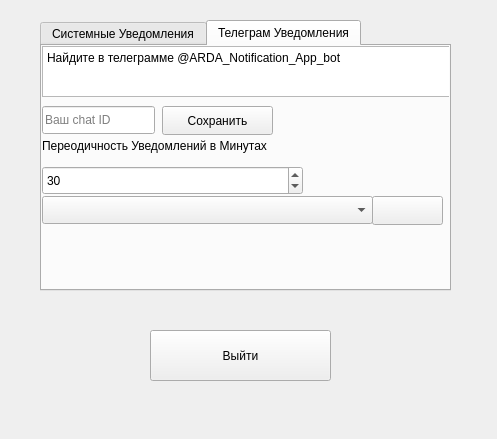
<?xml version="1.0" encoding="UTF-8"?>
<ui version="4.0">
 <class>NotificationManager</class>
 <widget class="QWidget" name="NotificationManager">
  <property name="geometry">
   <rect>
    <x>0</x>
    <y>0</y>
    <width>497</width>
    <height>439</height>
   </rect>
  </property>
  <property name="windowTitle">
   <string>Form</string>
  </property>
  <widget class="QPushButton" name="btnQuit">
   <property name="geometry">
    <rect>
     <x>150</x>
     <y>330</y>
     <width>181</width>
     <height>51</height>
    </rect>
   </property>
   <property name="text">
    <string>Выйти</string>
   </property>
  </widget>
  <widget class="QWidget" name="gridLayoutWidget">
   <property name="geometry">
    <rect>
     <x>40</x>
     <y>20</y>
     <width>411</width>
     <height>271</height>
    </rect>
   </property>
   <layout class="QGridLayout" name="gridLayout">
    <item row="0" column="1">
     <widget class="QTabWidget" name="tabWidget">
      <property name="currentIndex">
       <number>1</number>
      </property>
      <widget class="QWidget" name="tab">
       <attribute name="title">
        <string>Системные Уведомления</string>
       </attribute>
       <widget class="QCheckBox" name="checkBox">
        <property name="geometry">
         <rect>
          <x>0</x>
          <y>10</y>
          <width>301</width>
          <height>31</height>
         </rect>
        </property>
        <property name="text">
         <string>Включить системные уведомления</string>
        </property>
        <property name="checked">
         <bool>true</bool>
        </property>
        <property name="tristate">
         <bool>false</bool>
        </property>
       </widget>
       <widget class="QSpinBox" name="spinBoxSystemNotification">
        <property name="geometry">
         <rect>
          <x>0</x>
          <y>70</y>
          <width>181</width>
          <height>29</height>
         </rect>
        </property>
        <property name="value">
         <number>30</number>
        </property>
       </widget>
       <widget class="QLabel" name="label">
        <property name="geometry">
         <rect>
          <x>0</x>
          <y>40</y>
          <width>291</width>
          <height>20</height>
         </rect>
        </property>
        <property name="text">
         <string>Переодичность Уведомлений в Минутах</string>
        </property>
       </widget>
       <widget class="QPushButton" name="btnHelp">
        <property name="geometry">
         <rect>
          <x>0</x>
          <y>100</y>
          <width>181</width>
          <height>29</height>
         </rect>
        </property>
        <property name="text">
         <string>HELP</string>
        </property>
       </widget>
      </widget>
      <widget class="QWidget" name="tab_2">
       <attribute name="title">
        <string>Телеграм Уведомления</string>
       </attribute>
       <widget class="QLineEdit" name="lineEditTgChatID">
        <property name="geometry">
         <rect>
          <x>0</x>
          <y>60</y>
          <width>113</width>
          <height>28</height>
         </rect>
        </property>
        <property name="placeholderText">
         <string>Ваш chat ID</string>
        </property>
       </widget>
       <widget class="QPushButton" name="btnSaveChatID">
        <property name="geometry">
         <rect>
          <x>120</x>
          <y>60</y>
          <width>111</width>
          <height>29</height>
         </rect>
        </property>
        <property name="text">
         <string>Сохранить</string>
        </property>
       </widget>
       <widget class="QLabel" name="label_3">
        <property name="geometry">
         <rect>
          <x>0</x>
          <y>90</y>
          <width>301</width>
          <height>20</height>
         </rect>
        </property>
        <property name="text">
         <string>Переодичность Уведомлений в Минутах</string>
        </property>
       </widget>
       <widget class="QSpinBox" name="spinBoxTelegramNotification">
        <property name="geometry">
         <rect>
          <x>0</x>
          <y>120</y>
          <width>261</width>
          <height>29</height>
         </rect>
        </property>
        <property name="maximum">
         <number>60</number>
        </property>
        <property name="value">
         <number>30</number>
        </property>
       </widget>
       <widget class="QTextEdit" name="textEdit">
        <property name="geometry">
         <rect>
          <x>0</x>
          <y>0</y>
          <width>411</width>
          <height>51</height>
         </rect>
        </property>
        <property name="readOnly">
         <bool>true</bool>
        </property>
        <property name="html">
         <string>&lt;!DOCTYPE HTML PUBLIC &quot;-//W3C//DTD HTML 4.0//EN&quot; &quot;http://www.w3.org/TR/REC-html40/strict.dtd&quot;&gt;
&lt;html&gt;&lt;head&gt;&lt;meta name=&quot;qrichtext&quot; content=&quot;1&quot; /&gt;&lt;meta charset=&quot;utf-8&quot; /&gt;&lt;style type=&quot;text/css&quot;&gt;
p, li { white-space: pre-wrap; }
hr { height: 1px; border-width: 0; }
li.unchecked::marker { content: &quot;\2610&quot;; }
li.checked::marker { content: &quot;\2612&quot;; }
&lt;/style&gt;&lt;/head&gt;&lt;body style=&quot; font-family:'Segoe UI'; font-size:9pt; font-weight:400; font-style:normal;&quot;&gt;
&lt;p style=&quot; margin-top:0px; margin-bottom:0px; margin-left:0px; margin-right:0px; -qt-block-indent:0; text-indent:0px;&quot;&gt;Найдите в телеграмме @ARDA_Notification_App_bot&lt;/p&gt;&lt;/body&gt;&lt;/html&gt;</string>
        </property>
       </widget>
       <widget class="QComboBox" name="comboBox">
        <property name="geometry">
         <rect>
          <x>0</x>
          <y>150</y>
          <width>331</width>
          <height>28</height>
         </rect>
        </property>
        <property name="placeholderText">
         <string>Подключенные аккаунты к уведомлениям</string>
        </property>
       </widget>
       <widget class="QPushButton" name="btnDeleteChatID">
        <property name="geometry">
         <rect>
          <x>330</x>
          <y>150</y>
          <width>71</width>
          <height>29</height>
         </rect>
        </property>
        <property name="styleSheet">
         <string notr="true">image: url(:/icons/Delete.png);</string>
        </property>
        <property name="text">
         <string/>
        </property>
       </widget>
      </widget>
     </widget>
    </item>
   </layout>
  </widget>
 </widget>
 <resources/>
 <connections/>
</ui>
